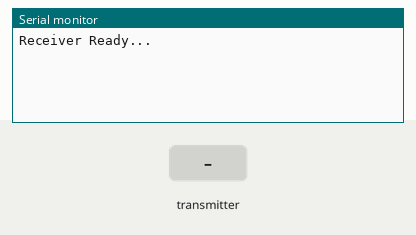
The sketch below on a simulated Arduino Uno, built with avr-gcc and run on an emulated ATmega328P. Shown: the last lines printed to the serial monitor. The test bench sets the inputs (shaded band). No radio packets arrive unless stated.

Above: at 1.2 s.
1.3 s: the transmitter starts sending X = 0
At 1.46 s:
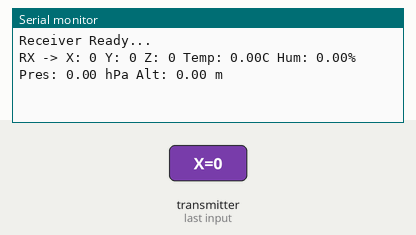
3.2 s: the transmitter starts sending Y = 256
At 3.36 s:
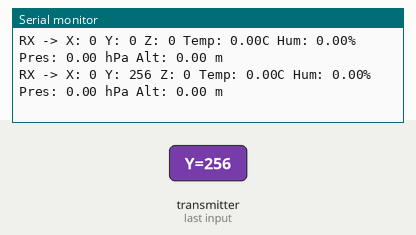
4.7 s: the transmitter starts sending Z = 256
At 4.86 s:
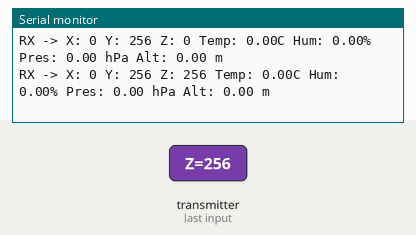
6.2 s: the transmitter starts sending temperature = 25
At 6.36 s:
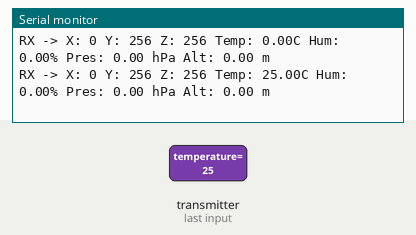
7.7 s: the transmitter starts sending pressure = 1
At 7.86 s:
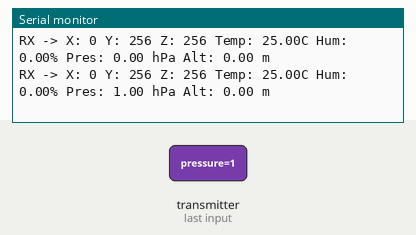
9.2 s: the transmitter starts sending altitude = 25
At 9.36 s:
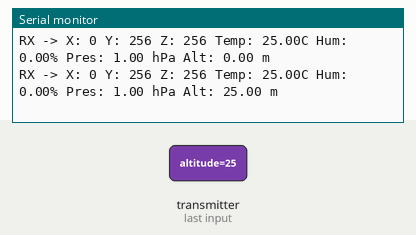

The sketch:

recie.ino
```cpp
#include <VirtualWire.h>

const int rxPin = 11; // RF Receiver connected to pin D11

struct SensorData {
  int X, Y, Z;       // MPU6050 Angles
  float temperature; // BMP180 Temperature (°C)
  float pressure;    // BMP180 Pressure (hPa)
  float altitude;    // BMP180 Altitude (m)
  float humidity;    // DHT22 Humidity (%)
} DATA;

void setup() {
  Serial.begin(9600);
  vw_set_rx_pin(rxPin);
  vw_setup(2000); // Set data rate to 2000 bps
  vw_rx_start();  // Start receiving

  Serial.println("Receiver Ready...");
}

void loop() {
  uint8_t buf[sizeof(SensorData)];
  uint8_t buflen = sizeof(SensorData);

  if (vw_get_message(buf, &buflen)) { // Check for incoming data
    memcpy(&DATA, buf, sizeof(DATA));

    // Print received data
    Serial.print("RX -> X: "); Serial.print(DATA.X);
    Serial.print(" Y: "); Serial.print(DATA.Y);
    Serial.print(" Z: "); Serial.print(DATA.Z);
    Serial.print(" Temp: "); Serial.print(DATA.temperature);
    Serial.print("C Hum: "); Serial.print(DATA.humidity);
    Serial.print("% Pres: "); Serial.print(DATA.pressure);
    Serial.print(" hPa Alt: "); Serial.print(DATA.altitude);
    Serial.println(" m");
  }
}
```

Measured:
- after the input at 1.3 s, the serial monitor: prints a new line at once (image 1)
- after the input at 3.2 s, the serial monitor: prints a new line at once (image 2)
- after the input at 4.7 s, the serial monitor: prints a new line at once (image 3)
- after the input at 6.2 s, the serial monitor: prints a new line at once (image 4)
- after the input at 7.7 s, the serial monitor: prints a new line at once (image 5)
- after the input at 9.2 s, the serial monitor: prints a new line at once (image 6)
